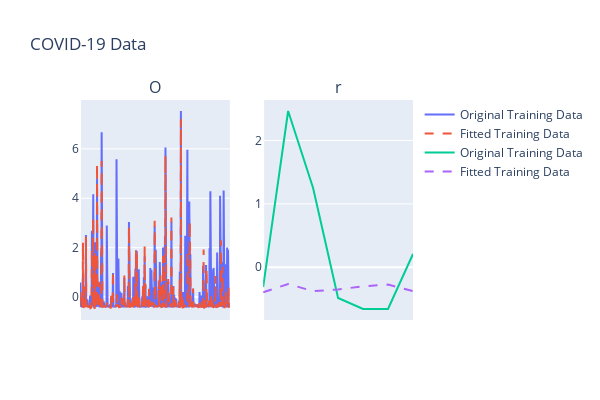

Notebook cell for this chart:
### Markdown cell above
### Convolutional LSTM

### Code cell
conv_lstm_model = Sequential()
conv_lstm_model.add(Conv1D(64, 2, activation='relu', input_shape=(3, 15)))  # Use kernel size 2 to fit the small input
conv_lstm_model.add(MaxPooling1D(pool_size=1))  # Pooling size 1 to prevent negative dimensions
conv_lstm_model.add(LSTM(100, return_sequences=True))
conv_lstm_model.add(Dropout(0.2))
conv_lstm_model.add(Conv1D(32, 2, activation='relu'))  # Adjust kernel size to fit the reduced dimensions
conv_lstm_model.add(MaxPooling1D(pool_size=1))  # Pooling size 1 to prevent negative dimensions
conv_lstm_model.add(Flatten())
conv_lstm_model.add(Dense(units=1))
set_epsilon(1)
conv_lstm_model.compile(optimizer=Adam(learning_rate=0.001), loss=MeanAbsoluteError(), metrics=[MeanAbsolutePercentageError()])

conv_lstm_model.summary()


# training
early_stopping = EarlyStopping(monitor='val_loss', patience=20, restore_best_weights=True)
reduce_lr = ReduceLROnPlateau(monitor='val_loss', factor=0.9, patience=5, min_lr=0.00000001)

history = conv_lstm_model.fit(X_train_seq, y_train_seq, epochs=100, batch_size=16, validation_split=0.2, verbose=2)


# plot the loss function
plt.plot(history.history['loss'], label='Training loss')
plt.plot(history.history['val_loss'], label='Validation loss')
plt.legend()


# visualization the result
y_pred_train = conv_lstm_model.predict(X_train_seq).reshape(-1,1)
y_pred_test = conv_lstm_model.predict(X_test_seq).reshape(-1,1)

num_dates = len(df['Date'])
step = max(1, num_dates // 15)
display_dates = df['Date'][::step]

fig = make_subplots(
    rows=1, cols=2,
    subplot_titles=("Original Training Data"),
    shared_xaxes=True
)

fig.add_trace(go.Scatter(x=np.arange(len(X_train) - sequence_length + 1), y=y_train_seq.flatten(), mode='lines', name='Original Training Data'), row=1, col=1)
fig.add_trace(go.Scatter(x=np.arange(len(X_train) - sequence_length + 1), y=y_pred_train.flatten(), mode='lines', name='Fitted Training Data', line=dict(dash='dash')), row=1, col=1)

fig.add_trace(go.Scatter(x=np.arange(len(X_test) - sequence_length + 1), y=y_test_seq.flatten(), mode='lines', name='Original Training Data'), row=1, col=2)
fig.add_trace(go.Scatter(x=np.arange(len(X_test) - sequence_length + 1), y=y_pred_test.flatten(), mode='lines', name='Fitted Training Data', line=dict(dash='dash')), row=1, col=2)

fig.update_layout(
    height=400, width=600,
    title_text="COVID-19 Data",
    hovermode='x unified'
)

for i in range(1, 2):
    for j in range(1, 3):
        fig.update_xaxes(
            tickvals=display_dates,
            tickformat="%b %d\n%Y",
            tickangle=45,
            row=i, col=j
        )
fig.show()


# Compute score metrics
# Convert to tensors
y_true_tf = tf.convert_to_tensor(y_test_seq.reshape(-1), dtype=tf.float32)
y_pred_tf = tf.convert_to_tensor(y_pred_test.reshape(-1), dtype=tf.float32)

# Initialize the metrics
mae_metric = tf.keras.metrics.MeanAbsoluteError()
mse_metric = tf.keras.metrics.MeanSquaredError()

# Update the state with the true and predicted values
mae_metric.update_state(y_true_tf, y_pred_tf)
mse_metric.update_state(y_true_tf, y_pred_tf)

# Calculate MAE and MSE
mae = mae_metric.result().numpy()
mse = mse_metric.result().numpy()

# Calculate RMSE
rmse = np.sqrt(mse)

# Calculate R² score
total_error = tf.reduce_sum(tf.square(y_true_tf - tf.reduce_mean(y_true_tf)))
unexplained_error = tf.reduce_sum(tf.square(y_true_tf - y_pred_tf))
r2_score = 1 - tf.divide(unexplained_error, total_error).numpy()

print(f"MAE: {mae}")
print(f"RMSE: {rmse}")
print(f"R² score: {r2_score}")


# save the model
conv_lstm_model.save("./checkpoints/conv_lstm.h5")

### Figure 1 — Plotly figure (JSON) as saved in the notebook; plotly's stock layout.template omitted (floating-point values rounded to 4 significant figures; data arrays with more than 128 entries replaced by an {"elided": "..."} marker saying what was removed)
{"data": [{"mode": "lines", "name": "Original Training Data", "type": "scatter", "x": {"elided": "556 int values"}, "xaxis": "x", "y": {"elided": "555 float values"}, "yaxis": "y"}, {"line": {"dash": "dash"}, "mode": "lines", "name": "Fitted Training Data", "type": "scatter", "x": {"elided": "556 int values"}, "xaxis": "x", "y": {"elided": "555 float values"}, "yaxis": "y"}, {"mode": "lines", "name": "Original Training Data", "type": "scatter", "x": [0, 1, 2, 3, 4, 5, 6, 7], "xaxis": "x2", "y": [-0.3126, 2.466, 1.25, -0.4862, -0.6599, -0.6599, 0.2084], "yaxis": "y2"}, {"line": {"dash": "dash"}, "mode": "lines", "name": "Fitted Training Data", "type": "scatter", "x": [0, 1, 2, 3, 4, 5, 6, 7], "xaxis": "x2", "y": [-0.3965, -0.2651, -0.3781, -0.3515, -0.3015, -0.2737, -0.3763], "yaxis": "y2"}], "layout": {"annotations": [{"font": {"size": 16}, "showarrow": false, "text": "O", "x": 0.225, "xanchor": "center", "xref": "paper", "y": 1, "yanchor": "bottom", "yref": "paper"}, {"font": {"size": 16}, "showarrow": false, "text": "r", "x": 0.775, "xanchor": "center", "xref": "paper", "y": 1, "yanchor": "bottom", "yref": "paper"}], "height": 400, "hovermode": "x unified", "title": {"text": "COVID-19 Data"}, "width": 600, "xaxis": {"anchor": "y", "domain": [0, 0.45], "tickangle": 45, "tickformat": "%b %d\n%Y", "tickvals": ["2020-02-15T00:00:00", "2020-05-26T00:00:00", "2020-09-04T00:00:00", "2020-12-14T00:00:00", "2021-03-25T00:00:00", "2021-07-04T00:00:00", "2021-10-13T00:00:00", "2022-01-22T00:00:00", "2022-05-03T00:00:00", "2022-08-12T00:00:00", "2022-11-21T00:00:00", "2023-03-02T00:00:00", "2023-06-11T00:00:00", "2023-09-20T00:00:00", "2023-12-30T00:00:00", "2024-04-09T00:00:00"]}, "xaxis2": {"anchor": "y2", "domain": [0.55, 1], "tickangle": 45, "tickformat": "%b %d\n%Y", "tickvals": ["2020-02-15T00:00:00", "2020-05-26T00:00:00", "2020-09-04T00:00:00", "2020-12-14T00:00:00", "2021-03-25T00:00:00", "2021-07-04T00:00:00", "2021-10-13T00:00:00", "2022-01-22T00:00:00", "2022-05-03T00:00:00", "2022-08-12T00:00:00", "2022-11-21T00:00:00", "2023-03-02T00:00:00", "2023-06-11T00:00:00", "2023-09-20T00:00:00", "2023-12-30T00:00:00", "2024-04-09T00:00:00"]}, "yaxis": {"anchor": "x", "domain": [0, 1]}, "yaxis2": {"anchor": "x2", "domain": [0, 1]}}}
